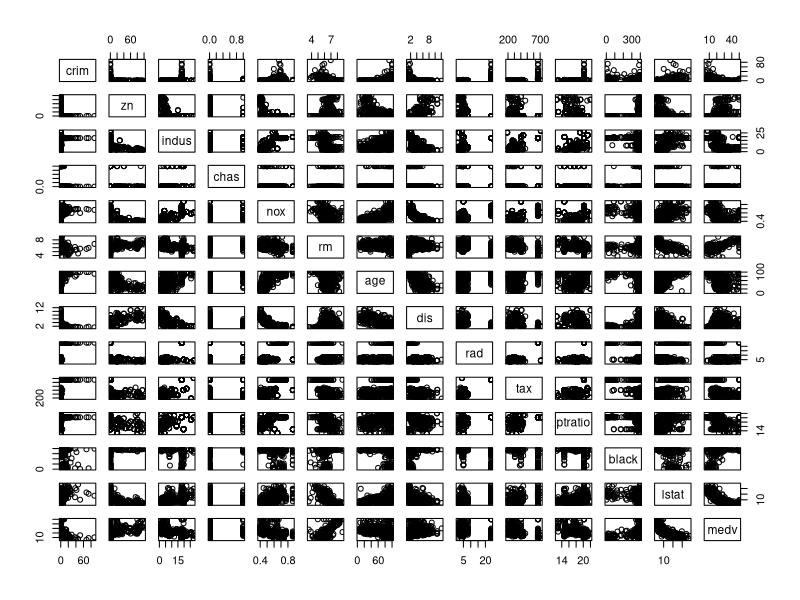
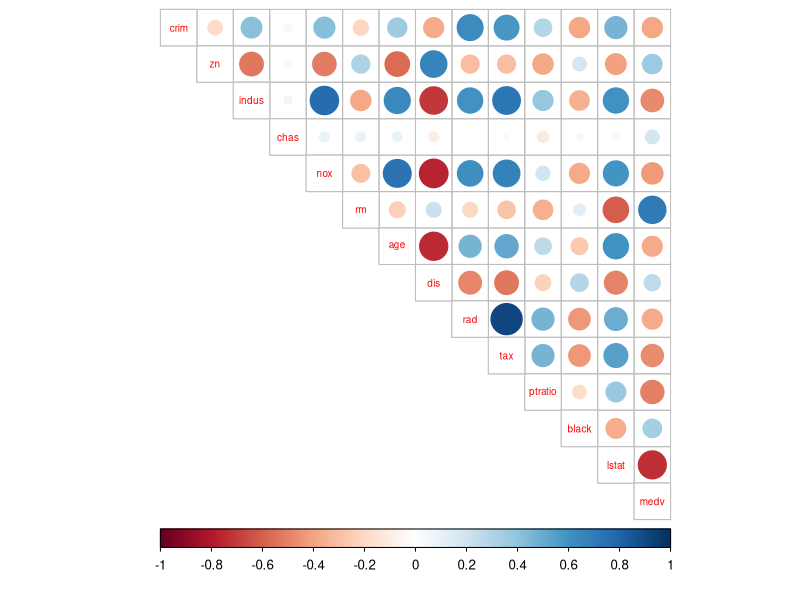
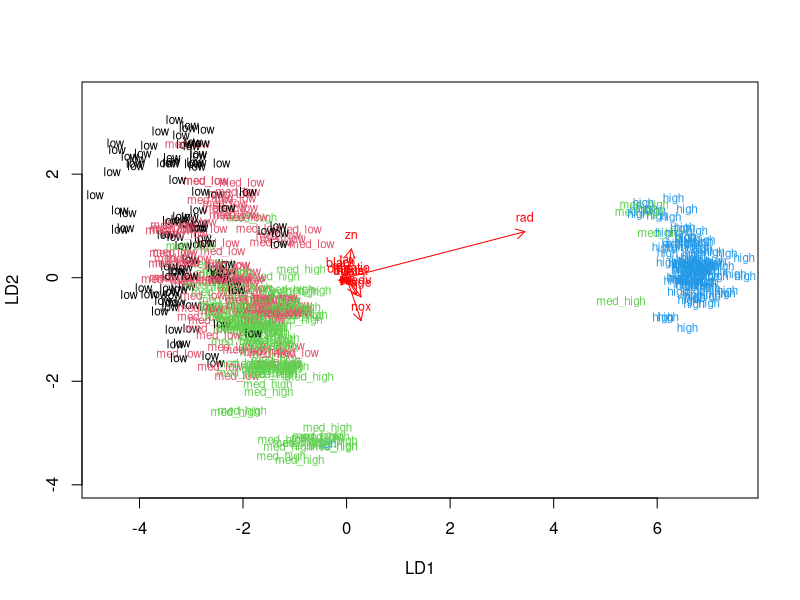
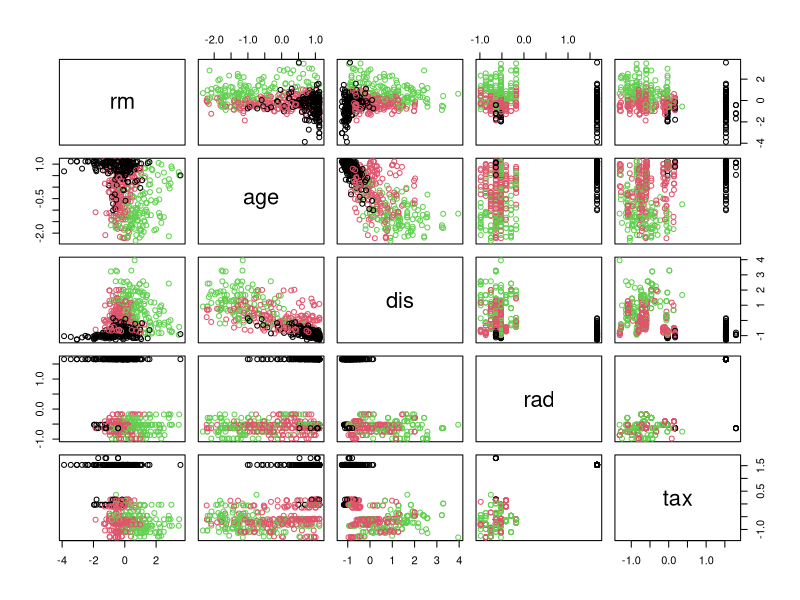
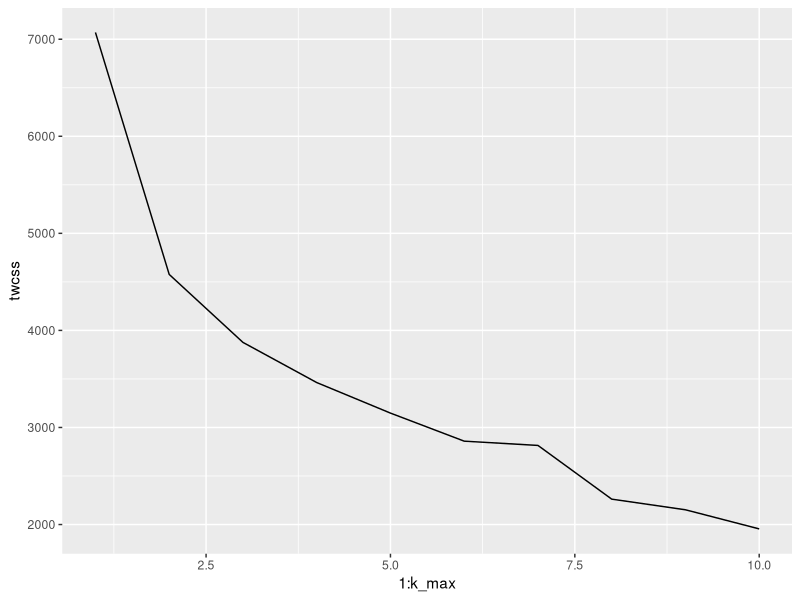
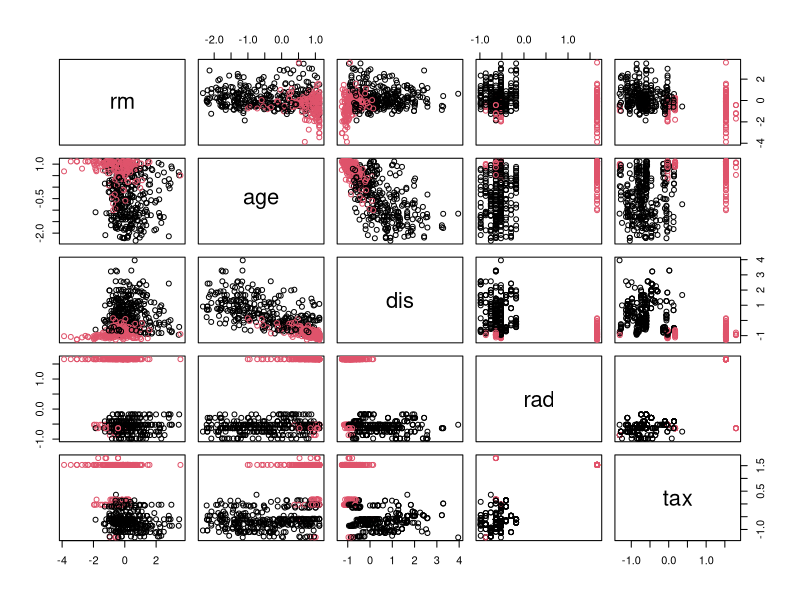
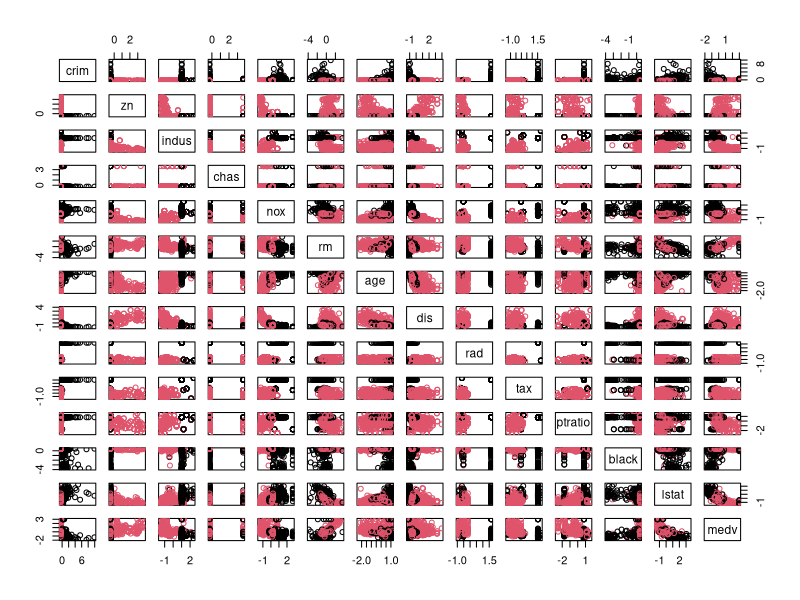

Generate these figures, in order, with R:
## ---- chunk 1
library(MASS)
data("Boston")
dim(Boston)
str(Boston)
## ---- chunk 2
library(corrplot)
library(magrittr)
#summary table
summary(Boston)
#visualize variables and their relationships
pairs(Boston)
#same with correlations
correlations <- cor(Boston) %>% round(digits = 2)
corrplot(correlations, method="circle", type = "upper", cl.pos = "b", tl.pos = "d", tl.cex = 0.6)

## ---- chunk 3
#scale the data and summarize
boston_scaled <- scale(Boston)
boston_scaled <- as.data.frame(boston_scaled)
summary(boston_scaled)

## ---- chunk 4
#make crime a categorical variable
bins <- quantile(boston_scaled$crim)
crime <- cut(boston_scaled$crim, breaks = bins, include.lowest = TRUE, label = c("low", "med_low", "med_high", "high"))

#remove original crime variable and replace with new categorical one
boston_scaled <- dplyr::select(boston_scaled, -crim)
boston_scaled <- data.frame(boston_scaled, crime)

#print table of your new variable
table(crime)
## ---- chunk 5
#create a training set with 80% of the data and a test set with the rest
n <- nrow(boston_scaled)
ind <- sample(n,  size = n * 0.8)
train <- boston_scaled[ind,]
test <- boston_scaled[-ind,]
correct_classes <- test$crime
test <- dplyr::select(test, -crime)
## ---- chunk 6
#fit the linear discriminant analysis on the training data and plot
lda.fit <- lda(crime ~ ., data = train)
lda.arrows <- function(x, myscale = 1, arrow_heads = 0.1, color = "red", tex = 0.75, choices = c(1,2)){
  heads <- coef(x)
  arrows(x0 = 0, y0 = 0, 
         x1 = myscale * heads[,choices[1]], 
         y1 = myscale * heads[,choices[2]], col=color, length = arrow_heads)
  text(myscale * heads[,choices], labels = row.names(heads), 
       cex = tex, col=color, pos=3)
}

classes <- as.numeric(train$crime)

plot(lda.fit, col = classes, pch = classes, dimen = 2)
lda.arrows(lda.fit, myscale = 1)
## ---- chunk 7
lda.pred <- predict(lda.fit, newdata = test)
table(correct = correct_classes, predicted = lda.pred$class)
## ---- chunk 8
data("Boston")
boston_scaled <- scale(Boston)
boston_scaled <- as.data.frame(boston_scaled)
## ---- chunk 9
#calculate the distance between variables in two ways, euclidian and manhattan
dist_eu <- dist(boston_scaled)
summary(dist_eu)

dist_man <- dist(boston_scaled, method = "manhattan")
summary(dist_man)
## ---- chunk 10
km <-kmeans(boston_scaled, centers = 3)
pairs(boston_scaled[6:10], col = km$cluster)
## ---- chunk 11
set.seed(123)

# determine the number of clusters
k_max <- 10

# calculate the total within sum of squares
twcss <- sapply(1:k_max, function(k){kmeans(boston_scaled, k)$tot.withinss})

# visualize the results
library(ggplot2)
qplot(x = 1:k_max, y = twcss, geom = 'line')
## ---- chunk 12
# K-means clustering on five variables
km <-kmeans(boston_scaled, centers = 2)
pairs(boston_scaled[6:10], col = km$cluster)

# k-means clustering on whole dataset
km <-kmeans(boston_scaled, centers = 2)
pairs(boston_scaled, col = km$cluster)
